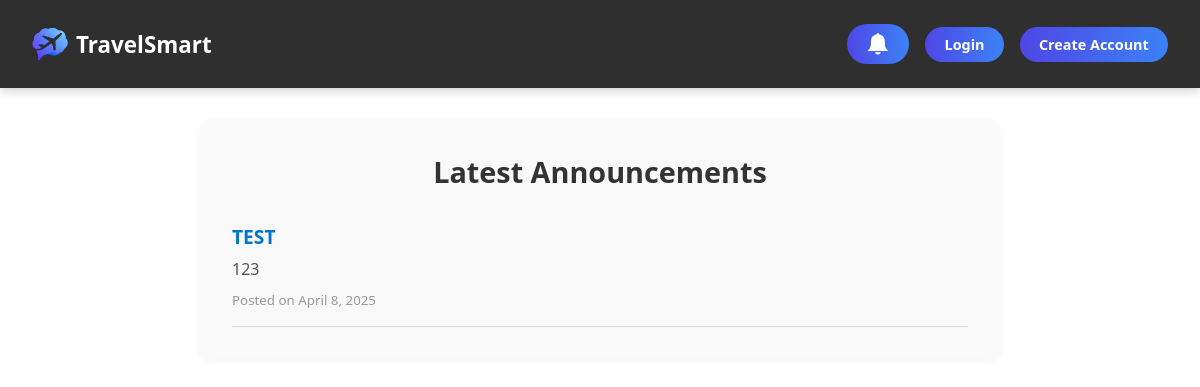
Page /announcements/ on the earlier database version.
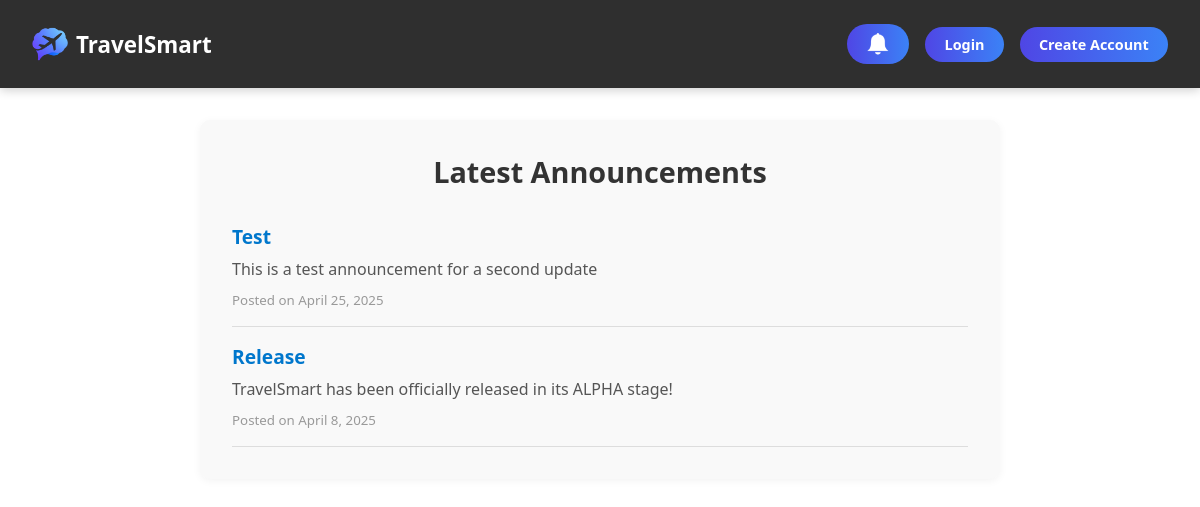
Same page on the later database version.
### homepage/models.py (models this page shows, shortened)
class Announcement(models.Model):
    title = models.CharField(max_length=200)
    message = models.TextField()
    created_at = models.DateTimeField(auto_now_add=True)
    is_active = models.BooleanField(default=True)
    seen_by = models.ManyToManyField(User, blank=True, related_name='seen_announcements')

### homepage/views.py (the view)
# urls.py: path('announcements/', views.announcements_view, name='announcements'),
def announcements_view(request):
    if request.user.is_authenticated:
        announcements = Announcement.objects.filter(
            is_active=True
        ).exclude(seen_by=request.user).order_by('-created_at')
    else:
        announcements = Announcement.objects.filter(
            is_active=True
        ).order_by('-created_at')
    return render(request, 'homepage/announcements.html', {'announcements': announcements})

### homepage/context_processors.py (called while the page is built, shortened)
def unseen_announcements(request):
    return {'has_unseen_announcements': False}

### homepage/templates/homepage/announcements.html (shortened to what this page needs)
{% extends "base.html" %}
{% block content %}
<div class="announcements-section">
  <h2 class="announcements-title">Latest Announcements</h2>
  <ul class="announcements-list">
    {% for ann in announcements %}
      <li class="announcement-item">
        <h3>{{ ann.title }}</h3>
        <p>{{ ann.message }}</p>
        <small>Posted on {{ ann.created_at|date:"F j, Y" }}</small>
      </li>
    {% empty %}
      <li>No announcements at this time.</li>
    {% endfor %}
  </ul>
</div>
{% endblock %}

### homepage/templates/base.html (shortened to what this page needs)
<!DOCTYPE html>
<html lang="en">
<head>
  {% load static %}
  <link rel="stylesheet" href="{% static 'main/style.css' %}?v=2">
</head>
<body class="{% block body_class %}{% endblock %}">
  <div class="page-container">
    <header>
      <nav class="navbar">
        <a href="{% url 'homepage' %}" class="logo">
          <img src="{% static 'main/logo.png' %}" alt="TravelSmart Logo">
          <span class="logo-text">TravelSmart</span>
        </a>
        <div class="auth-buttons">
          {% if user.is_authenticated %}
            <div class="user-info">
              <span class="user-name">{{ user.username }}</span>
              <a href="{% url 'announcements' %}" class="nav-icon">
                <img src="{% static 'main/bell.png' %}" alt="Announcements" class="bell-icon">
                {% if has_unseen_announcements %}
                  <span class="notification-dot"></span>
                {% endif %}
              </a>
              <a href="{% url 'accounts.settings' %}" class="btn">Account Settings</a>
              <form method="post" action="{% url 'accounts.logout' %}">
                {% csrf_token %}
                <button type="submit" class="btn">Logout</button>
              </form>
            </div>
          {% else %}
            <a href="{% url 'accounts.login' %}" class="nav-icon">
              <img src="{% static 'main/bell.png' %}" alt="Announcements" class="bell-icon">
            </a>
            <a href="{% url 'accounts.login' %}" class="btn">Login</a>
            <a href="{% url 'accounts.signup' %}" class="btn primary">Create Account</a>
          {% endif %}
        </div>
      </nav>
    </header>
    <main class="content-wrap">
      {% block content %}{% endblock %}
    </main>
  </div>
</body>
</html>

### homepage/static/main/style.css (style rules this page uses)
* { box-sizing: border-box; margin: 0; padding: 0; }
html, body { height: 100%; font-family: 'Segoe UI', sans-serif; color: #333; overflow: hidden; background: white; }
.navbar { display: flex; justify-content: space-between; align-items: center; background: #2f2f2f; color: white; padding: 1.5rem 2rem; box-shadow: 0 2px 10px rgba(0, 0, 0, 0.2); font-size: 1.1rem; }
.logo { display: flex; align-items: center; gap: 0.5rem; text-decoration: none; color: inherit; }
.logo-text { font-weight: bold; font-size: 1.4rem; color: inherit; text-decoration: none; }
.logo img { height: 36px; width: 36px; }
.auth-buttons { display: flex; align-items: center; gap: 1rem; }
.auth-buttons a, .auth-buttons button { background: linear-gradient(to right, #4f46e5, #3b82f6); color: white; border: none; border-radius: 999px; padding: 0.5rem 1.2rem; font-weight: bold; font-size: 0.9rem; cursor: pointer; text-decoration: none; transition: background 0.3s ease, transform 0.2s ease; }
.btn, .button, .cta-button { background: linear-gradient(to right, #4f46e5, #3b82f6); color: white; padding: 0.75rem 1.5rem; border: none; border-radius: 999px; font-size: 1rem; font-weight: bold; text-decoration: none; cursor: pointer; transition: background 0.3s ease, transform 0.2s ease; display: inline-block; }
.page-container { display: flex; flex-direction: column; min-height: 100vh; overflow: visible; }
.content-wrap { flex: 1 0 auto; overflow: visible; }
.nav-icon { display: inline-block; margin-left: 1rem; position: relative; }
.bell-icon { width: 24px; height: 24px; filter: grayscale(20%); transition: transform 0.2s ease; vertical-align: middle; }
.announcements-section { background-color: #f9f9f9; padding: 2rem; margin: 2rem auto; max-width: 800px; border-radius: 10px; box-shadow: 0 2px 8px rgba(0, 0, 0, 0.05); }
.announcements-title { font-size: 1.8rem; margin-bottom: 1rem; color: #333; text-align: center; }
.announcements-list { list-style: none; padding: 0; }
.announcement-item { border-bottom: 1px solid #ddd; padding: 1rem 0; }
.announcement-item h3 { margin: 0 0 0.5rem; font-size: 1.2rem; color: #0077cc; }
.announcement-item p { margin: 0 0 0.5rem; color: #555; }
.announcement-item small { color: #999; }

Differences in the rows shown:
added Announcement: title "Test", message "This is a test announcement for a second update", created_at "April 25, 2025"
changed Announcement: title "TEST" → "Release"; message "123" → "TravelSmart has been officially released in its ALPHA stage!"
